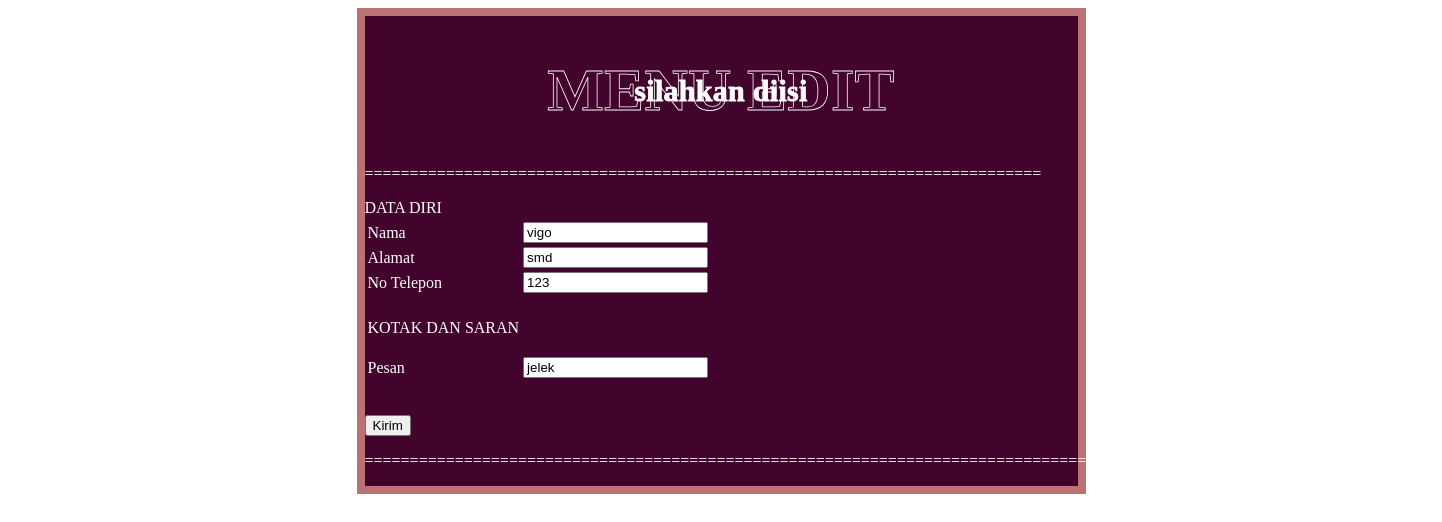
The app's page /Posttest7/edit.php?id=33 with its own data.
### tables this page shows
CREATE TABLE `kritik` (
  `id` int(10) NOT NULL,
  `nama` varchar(50) NOT NULL,
  `alamat` varchar(50) NOT NULL,
  `telepon` varchar(20) NOT NULL,
  `jeniskelamin` varchar(50) NOT NULL,
  `pesan` varchar(100) NOT NULL,
  `foto` varchar(100) NOT NULL
);

### Posttest7/edit.php (the view, shortened to what this page needs)
<?php
    require 'config.php';
    if(isset($_GET['id'])){
        $id = $_GET['id'];
        $result = mysqli_query($db, "SELECT * FROM kritik WHERE id = '$id' ");
        $row = mysqli_fetch_array($result);
    }
?>
<!DOCTYPE html>
<html lang="en">
<head>
    <link rel="stylesheet" href="css/edit.css">
</head>
<body>
    <div class="container">
    <h1 class="heading"> Menu Edit <span> silahkan diisi </span></h1>
    <form method="POST" action="">
    <table class="table" >
            <tr>
                <p">===========================================================================</p>
                <td">DATA DIRI</td>
            </tr>
            <tr>
                <td >Nama</td>
                <td ><input type="text" name="nama" placeholder="Masukkan nama anda" value=<?=$row['nama'];?>></td>
            </tr>
            <tr>
                <td >Alamat</td>
                <td><input type="text" name="alamat" placeholder="Masukkan alamat anda" value=<?=$row['alamat'];?>></td>
            </tr>
            <tr>
                <td>No Telepon</td>
                <td><input type="number" name="telepon" placeholder="Masukkan no telepon" value=<?=$row['telepon'];?>></td>
            </tr>
            <tr>
                <td><br></td>
            </tr>
            <tr>
                <td >KOTAK DAN SARAN</td>
            </tr>
            <tr>
                <td>Pesan</td>
                <td><p><input type="text" name="pesan" placeholder="Masukkan pesan anda" value=<?=$row['pesan'];?>></p></td>
            </tr>
        </table>
        <br>
        <td><button type="submit" name="submit" value="submit">Kirim</button></td>
        <p >=============================================================================================================================</p>
    </form>
    </div>
</body>
</html>

### Posttest7/css/edit.css (style rules this page uses)
:root { --main-color:#ffffff; }
body { background-color: #ffffff; color: #ffffff; }
.container { width: 50%; margin: 0 auto; border: 8px solid #bb7272; background-color: #42032C; }
.heading { font-size: 60px; text-transform: uppercase; color:transparent; -webkit-text-stroke: .05rem var(--main-color); letter-spacing: .30px; text-align: center; position: relative; }
.heading span { position: absolute; top:50%; left:50%; transform: translate(-50%, -50%); width: 70%; text-transform: none; color:var(--main-color); font-size: 30px; }

### records on screen
kritik: nama "vigo", alamat "smd", telepon "123", pesan "jelek"
